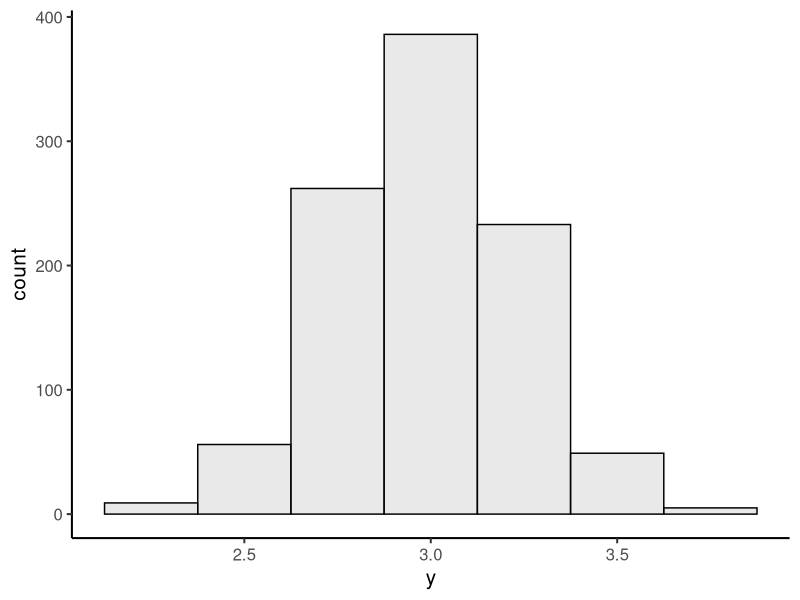

Write R code to recreate this figure.
## ---- chunk 1
#| code-fold: true
#| code-summary: "Setup code"

# ------ setup for today's lecture notes ----- # 

# suppress startup messages at package load
suppressPackageStartupMessages(library(tidyverse))

# set the theme for the plots 
theme_set(theme_classic(base_size=15))

# generate 10000 y values with mean 3 and sd 0.25
data <- tibble(
    y=rnorm(1000, mean=3, sd=0.25)
) 
## ---- chunk 2
#| code-fold: true
ggplot(data=data, aes(x=y)) +
    geom_histogram(
        binwidth = 0.25,
        color="black", fill='lightgray', alpha=0.5
    ) 

## ---- chunk 3
data %>%
    summarise(
        n = n(), 
        mean = mean(y),
        median = median(y),
        sd = sd(y),
        iqr_lower = quantile(y, 0.25),
        iqr_upper = quantile(y, 0.75)
    ) 
